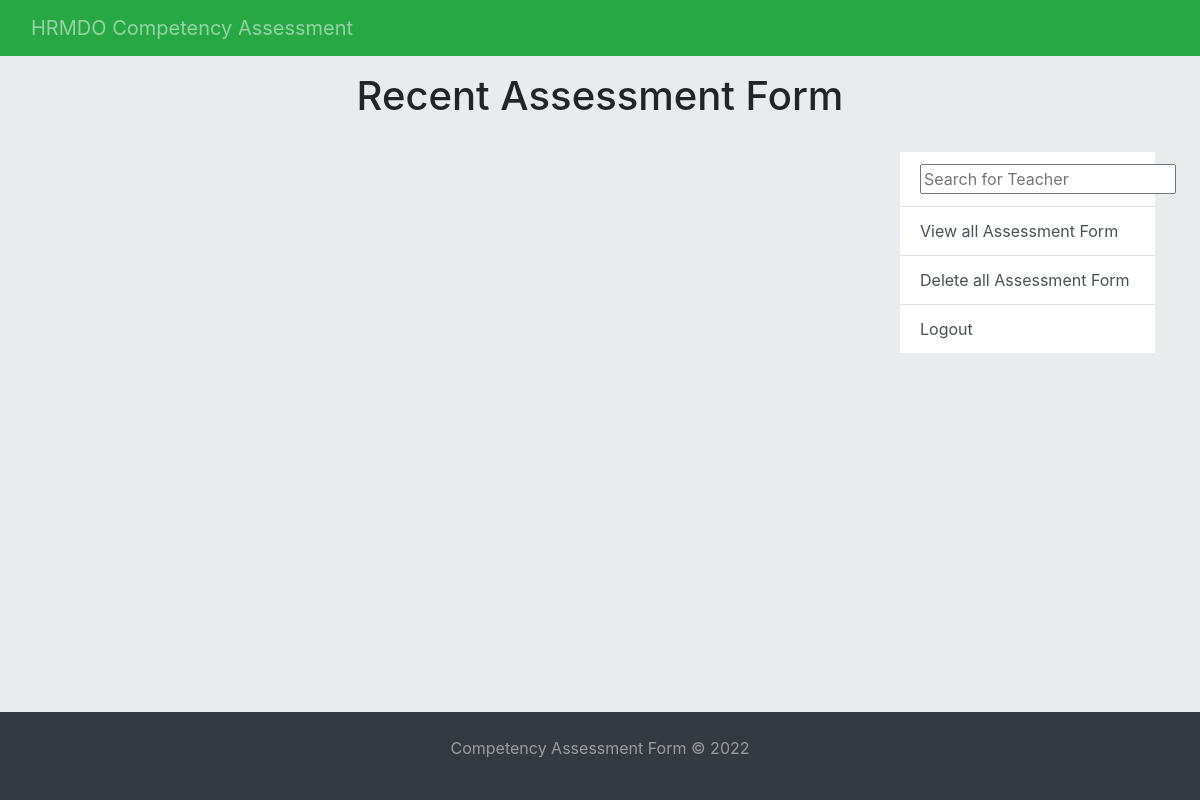
The app's page /review/ (signed in), older data.
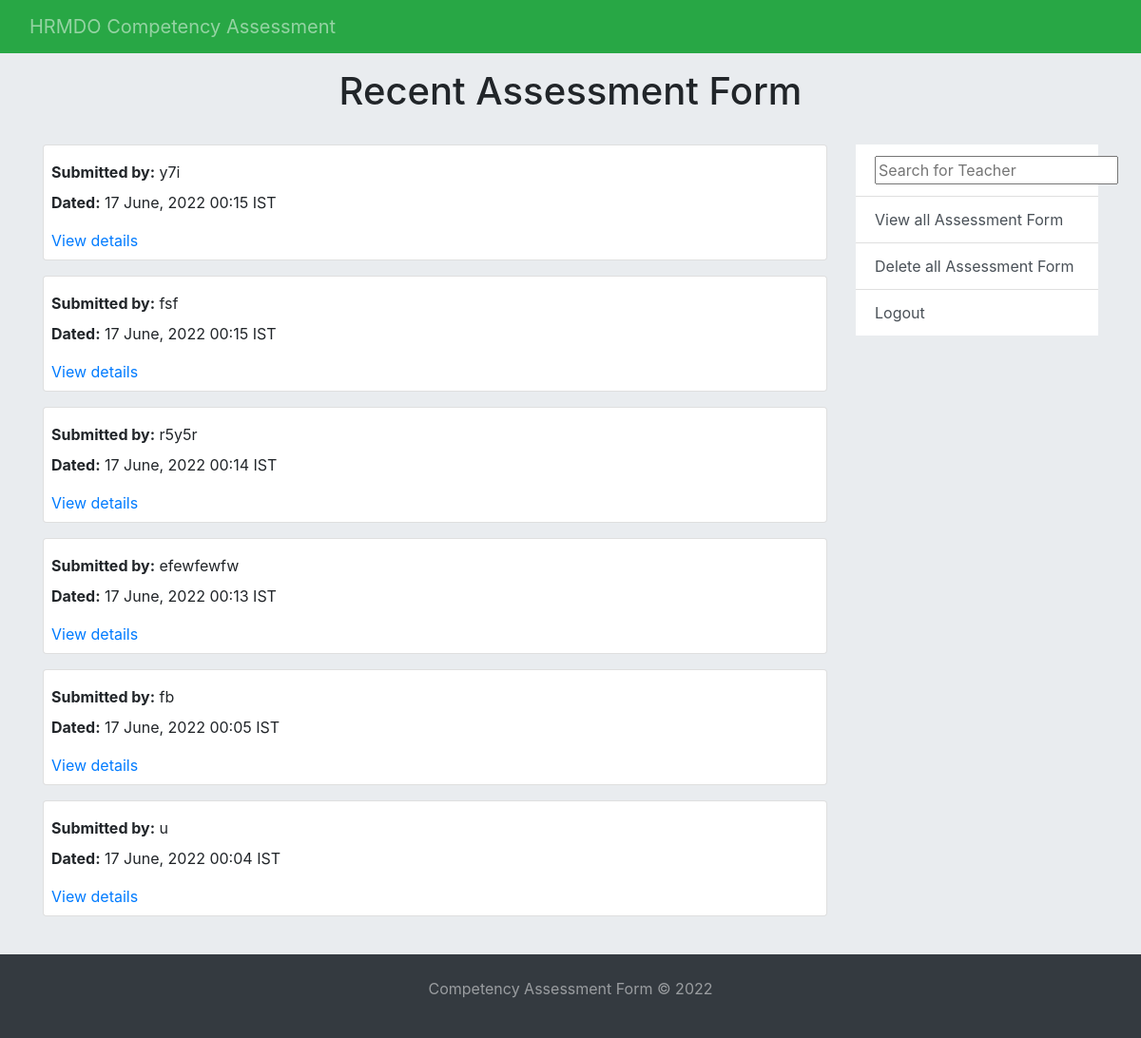
The same page, newer data.
### Feedback/models.py (models this page shows, shortened)
class FeedbackData(models.Model):
    class Meta:
        verbose_name_plural = 'Feedback Data'
    BasicChoice = (
        ('Demonstrates professional competence and mastery of subject matter', 'Demonstrates professional competence and mastery of subject matter'),
        ('Meets commitments, observes deadlines and achieves desired results', 'Meets commitments, observes deadlines and achieves desired results'),
        ('Admits mistakes and refocuses efforts when appropriate','Admits mistakes and refocuses efforts when appropriate'),
        ('Completes own work on time','Completes own work on time'),
        ('Ensures that written correspondence is neat and professional','Ensures that written correspondence is neat and professional'),
        ('Works to overcome obstacles to completing tasks or assignments','Works to overcome obstacles to completing tasks or assignments')
    )
    IntermediateChoice = (
        ('Shows persistence when faced with difficult problems or challenges','Shows persistence when faced with difficult problems or challenges' ),
        ('Modifies behaviour as appropriate to meet the expectations of the position and the situation','Modifies behaviour as appropriate to meet the expectations of the position and the situation'),
        ('Accepts responsibility for outcomes (positive or negative) of ones work, and admits mistakes and refocuses efforts when appropriate','Accepts responsibility for outcomes (positive or negative) of ones work, and admits mistakes and refocuses efforts when appropriate'),
        ('Sets high standards of work performance for self','Sets high standards of work performance for self'),
        ('Reviews own work and others for quality','Reviews own work and others for quality'),
        ('Dedicates required time and energy to assignments or tasks that no aspects of the work is neglected','Dedicates required time and energy to assignments or tasks that no aspects of the work is neglected')
    )
    AdvancedChoice = (
        ('Expresses personal developmental goals and engages in activities to achieve them','Expresses personal developmental goals and engages in activities to achieve them' ),
        ('Acknowledges others desire for development and creates a team atmosphere towards mutual improvement','Acknowledges others desire for development and creates a team atmosphere towards mutual improvement'),
        ('Provides encouragement and support to others in accepting responsibility','Provides encouragement and support to others in accepting responsibility'),
        ('Does not accept others denial of responsibility without questioning','Does not accept others denial of responsibility without questioning'),
        ('Sets high standards of performance for team, group or others','Sets high standards of performance for team, group or others'),
        ('Sets examples of high-quality work for peers','Sets examples of high-quality work for peers')
    )
    SuperiorChoice = (
        ('Demonstrates a high level of personal responsibility, dependability and reliability','Demonstrates a high level of personal responsibility, dependability and reliability' ),
        ('Exhibits values, attitudes and behaviours of the organization','Exhibits values, attitudes and behaviours of the organization'),
        ('Establishes criteria and/or work procedures to achieve a high level of quality, productivity and service','Establishes criteria and/or work procedures to achieve a high level of quality, productivity and service')
    )
    date_submitted = models.DateTimeField(auto_now=True)
    teacher_name = models.CharField(verbose_name='Name:', max_length=225,
                                     blank=False)
    punctuality = models.CharField(verbose_name='Department', max_length=225,
                                blank=False)
    portion = models.CharField(verbose_name='College', max_length=225,
                                blank=False)
    basic = models.CharField(verbose_name='Basic',
                             max_length=225,
                             choices=BasicChoice)
    intermediate = models.CharField(verbose_name='Intermediate',
                             max_length=225,
                             choices=IntermediateChoice)
    advanced = models.CharField(verbose_name='Advanced',
                             max_length=400,
                             choices=AdvancedChoice)
    superior = models.CharField(verbose_name='Superior',
                             max_length=225,
                             choices=SuperiorChoice)

### Review/views.py (the view)
# urls.py: path('', ListFeedbackView.as_view(), name='ListFeedbackView'),
class ListFeedbackView(LoginRequiredMixin, ListView):
    model = FeedbackData
    template_name = 'Review/list_feedback.html'
    context_object_name = 'feedbacks'
    ordering = ['-date_submitted']
    paginate_by = 10

### Review/templates/Review/list_feedback.html
{% extends 'Home/index.html' %}
{% block content %}
    <div class="container">
        <h1 class="text-center py-3">Recent Assessment Form</h1>
        <div class="row mt-3">
            <div class="col-9">
                {% for feedback in feedbacks %}
                    <div class="card p-2 mb-3">
                        <p class="my-2"><strong>Submitted by:</strong> {{ feedback.teacher_name }}</p>
                        <p><strong>Dated:</strong> {{ feedback.date_submitted|date:'d F, Y H:i e' }}</p>
                        <a href="{% url 'FeedbackDetailView' feedback.id %}">View details</a>
                    </div>
                {% endfor %}
            </div>
            <div class="col-3">
                <ul class="list-group list-group-flush">
                    <form class="list-group-item list-group-item-action" action="{% url 'SearchResultsView' %}" method="get">
                        <input type="text" name="q" placeholder="Search for Teacher" autocomplete="on" autofocus="on" id="search-field">
                    </form>
                    <a class="list-group-item list-group-item-action" role="button" href="{% url 'ListFeedbackView' %}">View all Assessment Form</a>
                    <a class="list-group-item list-group-item-action" role="button" href="{% url 'deleteAllFeedback' %}">Delete all Assessment Form</a>
                    <a class="list-group-item list-group-item-action" role="button" href="{% url 'LogoutView' %}">Logout</a>
                </ul>
            </div>
        </div>
    </div>
{% endblock content %}

### Home/templates/Home/index.html (shortened to what this page needs)
{% load static %}
<!doctype html>
<html lang="en">
<head>
    <link rel="stylesheet" href="https://stackpath.bootstrapcdn.com/bootstrap/4.4.1/css/bootstrap.min.css">
    <link rel="stylesheet" href="{% static 'Home/styles.css' %}">
</head>
<body class="d-flex flex-column">
    <nav class="navbar bg-success">
        <div class="container-fluid">
            <a class="navbar-brand text-white-50" href="{% url 'HomeView' %}"> HRMDO Competency Assessment</a>
        </div>
    </nav>
    <div id="page-content">
        {% block content %}{% endblock content %}
    </div>
    <footer id="sticky-footer" class="bg-dark py-4 mt-4 text-white-50">
        <div class="container text-center">
            <p class="copyright">Competency Assessment Form &copy; 2022</p>
        </div>
    </footer>
    <link rel="stylesheet" href="https://ajax.googleapis.com/ajax/libs/jqueryui/1.11.4/themes/smoothness/jquery-ui.css">
</body>
</html>

### Home/static/Home/styles.css (style rules this page uses)
body { height: 100%; background-color: #e9ecef; }
html { height: 100%; }
#page-content { flex: 1 0 auto; }
#sticky-footer { flex-shrink: none; }

Row changes from the older to the newer data that the page shows:
added FeedbackData: teacher_name "y7i", date_submitted "17 June, 2022 00:15 IST"
added FeedbackData: teacher_name "fsf", date_submitted "17 June, 2022 00:15 IST"
added FeedbackData: teacher_name "r5y5r", date_submitted "17 June, 2022 00:14 IST"
added FeedbackData: teacher_name "efewfewfw", date_submitted "17 June, 2022 00:13 IST"
added FeedbackData: teacher_name "fb", date_submitted "17 June, 2022 00:05 IST"
added FeedbackData: teacher_name "u", date_submitted "17 June, 2022 00:04 IST"
